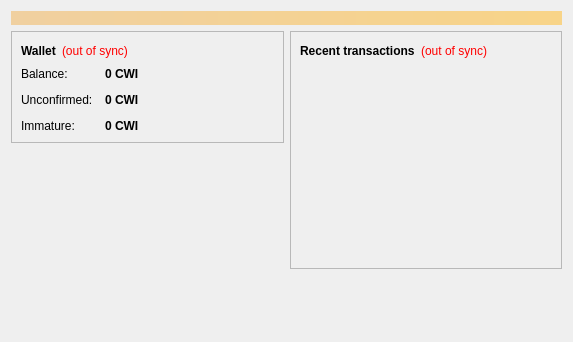
<?xml version="1.0" encoding="UTF-8"?>
<ui version="4.0">
 <class>OverviewPage</class>
 <widget class="QWidget" name="OverviewPage">
  <property name="geometry">
   <rect>
    <x>0</x>
    <y>0</y>
    <width>573</width>
    <height>342</height>
   </rect>
  </property>
  <property name="windowTitle">
   <string>Form</string>
  </property>
  <layout class="QVBoxLayout" name="topLayout">
   <item>
    <widget class="QLabel" name="labelAlerts">
     <property name="visible">
      <bool>false</bool>
     </property>
     <property name="styleSheet">
      <string notr="true">background-color: qlineargradient(x1: 0, y1: 0, x2: 1, y2: 0, stop:0 #F0D0A0, stop:1 #F8D488); color:#000000;</string>
     </property>
     <property name="wordWrap">
      <bool>true</bool>
     </property>
     <property name="margin">
      <number>3</number>
     </property>
    </widget>
   </item>
   <item>
    <layout class="QHBoxLayout" name="horizontalLayout" stretch="1,1">
     <item>
      <layout class="QVBoxLayout" name="verticalLayout_2">
       <item>
        <widget class="QFrame" name="frame">
         <property name="frameShape">
          <enum>QFrame::StyledPanel</enum>
         </property>
         <property name="frameShadow">
          <enum>QFrame::Raised</enum>
         </property>
         <layout class="QVBoxLayout" name="verticalLayout_4">
          <item>
           <layout class="QHBoxLayout" name="horizontalLayout_4">
            <item>
             <widget class="QLabel" name="label_5">
              <property name="font">
               <font>
                <weight>75</weight>
                <bold>true</bold>
               </font>
              </property>
              <property name="text">
               <string>Wallet</string>
              </property>
             </widget>
            </item>
            <item>
             <widget class="QLabel" name="labelWalletStatus">
              <property name="toolTip">
               <string>The displayed information may be out of date. Your wallet automatically synchronizes with the cwi network after a connection is established, but this process has not completed yet.</string>
              </property>
              <property name="styleSheet">
               <string notr="true">QLabel { color: red; }</string>
              </property>
              <property name="text">
               <string notr="true">(out of sync)</string>
              </property>
              <property name="alignment">
               <set>Qt::AlignLeading|Qt::AlignLeft|Qt::AlignVCenter</set>
              </property>
             </widget>
            </item>
            <item>
             <spacer name="horizontalSpacer_2">
              <property name="orientation">
               <enum>Qt::Horizontal</enum>
              </property>
              <property name="sizeHint" stdset="0">
               <size>
                <width>40</width>
                <height>20</height>
               </size>
              </property>
             </spacer>
            </item>
           </layout>
          </item>
          <item>
           <layout class="QFormLayout" name="formLayout_2">
            <property name="fieldGrowthPolicy">
             <enum>QFormLayout::AllNonFixedFieldsGrow</enum>
            </property>
            <property name="horizontalSpacing">
             <number>12</number>
            </property>
            <property name="verticalSpacing">
             <number>12</number>
            </property>
            <item row="0" column="0">
             <widget class="QLabel" name="label">
              <property name="text">
               <string>Balance:</string>
              </property>
             </widget>
            </item>
            <item row="0" column="1">
             <widget class="QLabel" name="labelBalance">
              <property name="font">
               <font>
                <weight>75</weight>
                <bold>true</bold>
               </font>
              </property>
              <property name="cursor">
               <cursorShape>IBeamCursor</cursorShape>
              </property>
              <property name="toolTip">
               <string>Your current balance</string>
              </property>
              <property name="text">
               <string notr="true">0 CWI</string>
              </property>
              <property name="textInteractionFlags">
               <set>Qt::LinksAccessibleByMouse|Qt::TextSelectableByKeyboard|Qt::TextSelectableByMouse</set>
              </property>
             </widget>
            </item>
            <item row="1" column="0">
             <widget class="QLabel" name="label_3">
              <property name="text">
               <string>Unconfirmed:</string>
              </property>
             </widget>
            </item>
            <item row="1" column="1">
             <widget class="QLabel" name="labelUnconfirmed">
              <property name="font">
               <font>
                <weight>75</weight>
                <bold>true</bold>
               </font>
              </property>
              <property name="cursor">
               <cursorShape>IBeamCursor</cursorShape>
              </property>
              <property name="toolTip">
               <string>Total of transactions that have yet to be confirmed, and do not yet count toward the current balance</string>
              </property>
              <property name="text">
               <string notr="true">0 CWI</string>
              </property>
              <property name="textInteractionFlags">
               <set>Qt::LinksAccessibleByMouse|Qt::TextSelectableByKeyboard|Qt::TextSelectableByMouse</set>
              </property>
             </widget>
            </item>
            <item row="2" column="0">
             <widget class="QLabel" name="labelImmatureText">
              <property name="text">
               <string>Immature:</string>
              </property>
             </widget>
            </item>
            <item row="2" column="1">
             <widget class="QLabel" name="labelImmature">
              <property name="font">
               <font>
                <weight>75</weight>
                <bold>true</bold>
               </font>
              </property>
              <property name="toolTip">
               <string>Mined balance that has not yet matured</string>
              </property>
              <property name="text">
               <string notr="true">0 CWI</string>
              </property>
              <property name="textInteractionFlags">
               <set>Qt::LinksAccessibleByMouse|Qt::TextSelectableByKeyboard|Qt::TextSelectableByMouse</set>
              </property>
             </widget>
            </item>
           </layout>
          </item>
         </layout>
        </widget>
       </item>
       <item>
        <spacer name="verticalSpacer">
         <property name="orientation">
          <enum>Qt::Vertical</enum>
         </property>
         <property name="sizeHint" stdset="0">
          <size>
           <width>20</width>
           <height>40</height>
          </size>
         </property>
        </spacer>
       </item>
      </layout>
     </item>
     <item>
      <layout class="QVBoxLayout" name="verticalLayout_3">
       <item>
        <widget class="QFrame" name="frame_2">
         <property name="frameShape">
          <enum>QFrame::StyledPanel</enum>
         </property>
         <property name="frameShadow">
          <enum>QFrame::Raised</enum>
         </property>
         <layout class="QVBoxLayout" name="verticalLayout">
          <item>
           <layout class="QHBoxLayout" name="horizontalLayout_2">
            <item>
             <widget class="QLabel" name="label_4">
              <property name="text">
               <string>&lt;b&gt;Recent transactions&lt;/b&gt;</string>
              </property>
             </widget>
            </item>
            <item>
             <widget class="QLabel" name="labelTransactionsStatus">
              <property name="toolTip">
               <string>The displayed information may be out of date. Your wallet automatically synchronizes with the cwi network after a connection is established, but this process has not completed yet.</string>
              </property>
              <property name="styleSheet">
               <string notr="true">QLabel { color: red; }</string>
              </property>
              <property name="text">
               <string notr="true">(out of sync)</string>
              </property>
              <property name="alignment">
               <set>Qt::AlignRight|Qt::AlignTrailing|Qt::AlignVCenter</set>
              </property>
             </widget>
            </item>
            <item>
             <spacer name="horizontalSpacer">
              <property name="orientation">
               <enum>Qt::Horizontal</enum>
              </property>
              <property name="sizeHint" stdset="0">
               <size>
                <width>40</width>
                <height>20</height>
               </size>
              </property>
             </spacer>
            </item>
           </layout>
          </item>
          <item>
           <widget class="QListView" name="listTransactions">
            <property name="styleSheet">
             <string notr="true">QListView { background: transparent; }</string>
            </property>
            <property name="frameShape">
             <enum>QFrame::NoFrame</enum>
            </property>
            <property name="verticalScrollBarPolicy">
             <enum>Qt::ScrollBarAlwaysOff</enum>
            </property>
            <property name="horizontalScrollBarPolicy">
             <enum>Qt::ScrollBarAlwaysOff</enum>
            </property>
            <property name="selectionMode">
             <enum>QAbstractItemView::NoSelection</enum>
            </property>
           </widget>
          </item>
         </layout>
        </widget>
       </item>
       <item>
        <spacer name="verticalSpacer_2">
         <property name="orientation">
          <enum>Qt::Vertical</enum>
         </property>
         <property name="sizeHint" stdset="0">
          <size>
           <width>20</width>
           <height>40</height>
          </size>
         </property>
        </spacer>
       </item>
      </layout>
     </item>
    </layout>
   </item>
  </layout>
 </widget>
 <resources/>
 <connections/>
</ui>
